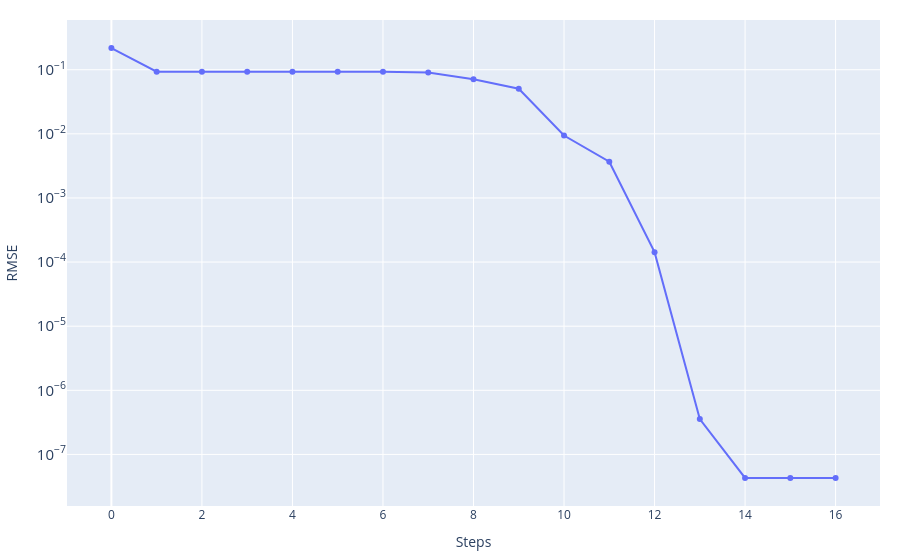
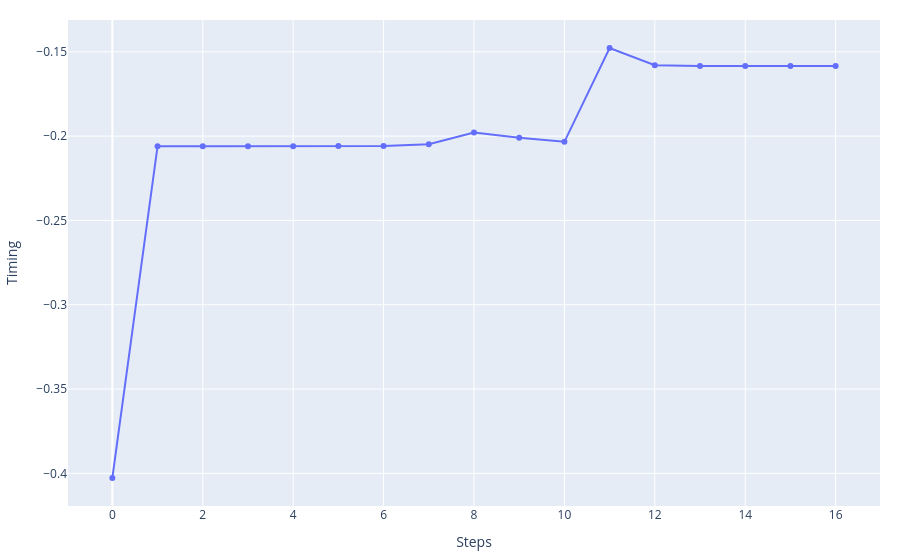
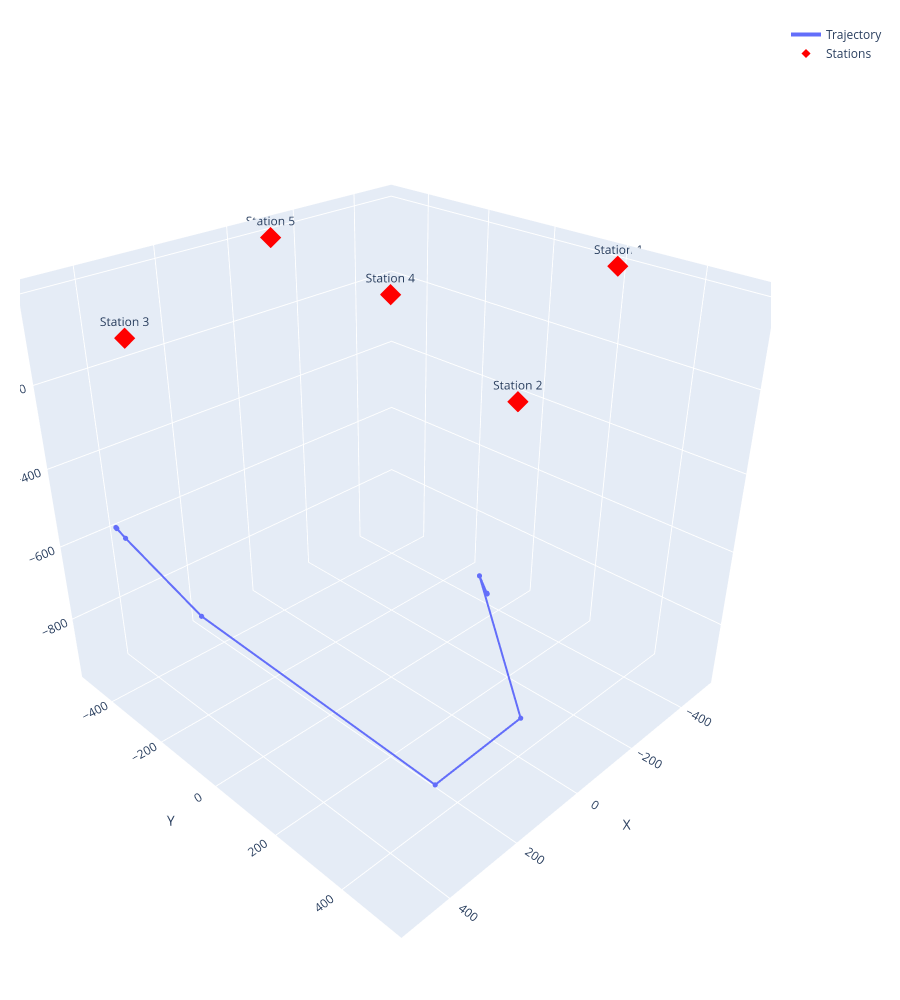

Write notebook code for charts like these, in order.
### Code cell
event_best_GN, history_GN, cost_story_GN, misfit_fin_GN = Gauss_Newton.Gauss_Newton(
    stations=stations_norm,
    event_test=np.copy(event_ini),
    n_iteration=1_000,
    steps=np.array([1.0, 1.0, 1.0, 0.0005]),
    vp=vp)

print('Best fitt with:')
print(f'\t- RMSE = {misfit_fin_GN}')
print(f'\t- Event = {event_best_GN}')

Results['Gauss-Newton'] = {'X':event_best_GN['X'],
                           'Y':event_best_GN['Y'],
                           'Z':event_best_GN['Z'],
                           't':event_best_GN['t'],
                           'RMSE':misfit_fin_GN}

_ = graphics.history_2d(cost_story_GN, 'RMSE', log_y=True, filename=None)
_ = graphics.history_2d(history_GN[:, 3], 'Timing', filename=None)
_ = graphics.history_3d(history_GN[:, :3], stations_norm, filename=None)

### Figure 1 — Plotly figure (JSON) as saved in the notebook; plotly's stock layout.template omitted (floating-point values rounded to 4 significant figures)
{"data": [{"mode": "lines+markers", "name": "RMSE", "type": "scatter", "x": [0, 1, 2, 3, 4, 5, 6, 7, 8, 9, 10, 11, 12, 13, 14, 15, 16], "y": [0.2177, 0.09317, 0.09317, 0.09317, 0.09317, 0.09314, 0.09291, 0.09064, 0.07083, 0.05043, 0.009415, 0.003677, 0.0001427, 3.564e-07, 4.297e-08, 4.297e-08, 4.297e-08]}], "layout": {"hovermode": "x unified", "margin": {"b": 20, "l": 20, "r": 20, "t": 20}, "title": {}, "xaxis": {"showgrid": true, "title": {"text": "Steps"}}, "yaxis": {"exponentformat": "power", "showgrid": true, "title": {"text": "RMSE"}, "type": "log"}}}

### Figure 2 — Plotly figure (JSON) as saved in the notebook; plotly's stock layout.template omitted (floating-point values rounded to 4 significant figures)
{"data": [{"mode": "lines+markers", "name": "Timing", "type": "scatter", "x": [0, 1, 2, 3, 4, 5, 6, 7, 8, 9, 10, 11, 12, 13, 14, 15, 16], "y": [-0.4027, -0.206, -0.2059, -0.2059, -0.2059, -0.2059, -0.2058, -0.2049, -0.1979, -0.2009, -0.2034, -0.1478, -0.1579, -0.1584, -0.1584, -0.1584, -0.1584]}], "layout": {"hovermode": "x unified", "margin": {"b": 20, "l": 20, "r": 20, "t": 20}, "title": {}, "xaxis": {"showgrid": true, "title": {"text": "Steps"}}, "yaxis": {"exponentformat": "power", "showgrid": true, "title": {"text": "Timing"}, "type": "linear"}}}

### Figure 3 — Plotly figure (JSON) as saved in the notebook; plotly's stock layout.template omitted (floating-point values rounded to 4 significant figures)
{"data": [{"customdata": ["0", "1", "2", "3", "4", "5", "6", "7", "8", "9", "10", "11", "12", "13", "14", "15", "16"], "hovertemplate": "<b>Step %{customdata}</b><br>X: %{x:.2f}<br>Y: %{y:.2f}<br>Z: %{z:.2f}<extra></extra>", "line": {"width": 4}, "marker": {"size": 3}, "mode": "lines+markers", "name": "Trajectory", "type": "scatter3d", "x": [403.6, 403.6, 403.6, 403.6, 403.6, 403.6, 403.2, 399.6, 360.5, 218.0, 172.0, 132.4, 139.0, 139.4, 139.4, 139.4, 139.4], "y": [-499.4, -499.4, -499.4, -499.4, -499.4, -499.1, -496.3, -469.2, -248.3, 351.4, 529.3, 376.9, 402.8, 404.2, 404.2, 404.2, 404.2], "z": [-588.1, -588.1, -588.1, -588.1, -588.1, -588.3, -590.0, -606.3, -735.3, -941.9, -681.5, -441.6, -466.4, -467.4, -467.4, -467.4, -467.4]}, {"hovertemplate": "<b>%{text}</b><br>X: %{x:.2f}<br>Y: %{y:.2f}<br>Z: %{z:.2f}<extra></extra>", "marker": {"color": "red", "size": 7, "symbol": "diamond"}, "mode": "markers+text", "name": "Stations", "text": ["Station 1", "Station 2", "Station 3", "Station 4", "Station 5"], "textposition": "top center", "type": "scatter3d", "x": [-500.0, 200.0, 500.0, 0.0, -100.0], "y": [200.0, 500.0, -200.0, 0.0, -500.0], "z": [-10.0, -10.0, -10.0, 0.0, -10.0]}], "layout": {"height": 1000, "margin": {"b": 20, "l": 20, "r": 20, "t": 20}, "scene": {"aspectmode": "data", "camera": {"eye": {"x": 1.5, "y": 1.5, "z": 1.2}}, "xaxis": {"showgrid": true, "title": {"text": "X"}}, "yaxis": {"showgrid": true, "title": {"text": "Y"}}, "zaxis": {"showgrid": true, "title": {"text": "Z"}}}, "title": {}}}
